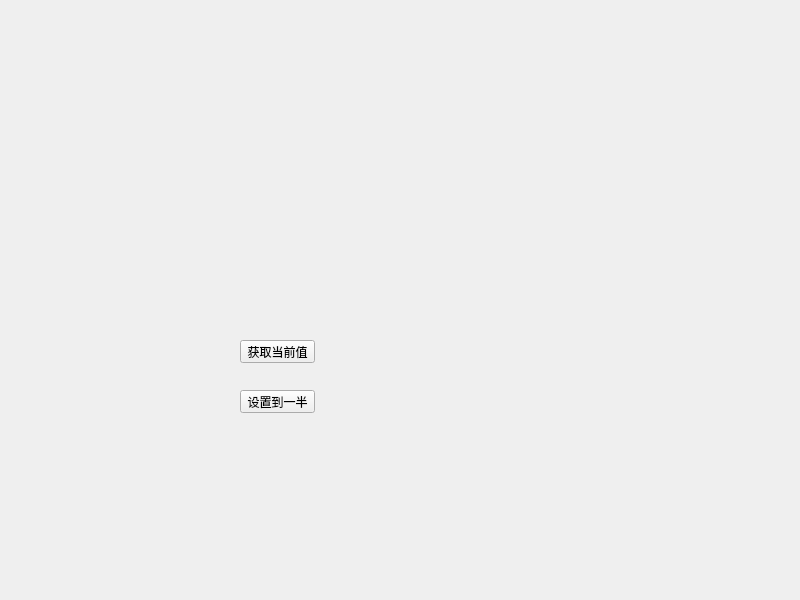
<?xml version="1.0" encoding="UTF-8"?>
<ui version="4.0">
 <class>Widget</class>
 <widget class="QWidget" name="Widget">
  <property name="geometry">
   <rect>
    <x>0</x>
    <y>0</y>
    <width>800</width>
    <height>600</height>
   </rect>
  </property>
  <property name="windowTitle">
   <string>Widget</string>
  </property>
  <widget class="Smallwidget" name="widget" native="true">
   <property name="geometry">
    <rect>
     <x>80</x>
     <y>80</y>
     <width>361</width>
     <height>81</height>
    </rect>
   </property>
  </widget>
  <widget class="QPushButton" name="btn_get">
   <property name="geometry">
    <rect>
     <x>240</x>
     <y>340</y>
     <width>75</width>
     <height>23</height>
    </rect>
   </property>
   <property name="text">
    <string>获取当前值</string>
   </property>
  </widget>
  <widget class="QPushButton" name="btn_set">
   <property name="geometry">
    <rect>
     <x>240</x>
     <y>390</y>
     <width>75</width>
     <height>23</height>
    </rect>
   </property>
   <property name="text">
    <string>设置到一半</string>
   </property>
  </widget>
 </widget>
 <customwidgets>
  <customwidget>
   <class>Smallwidget</class>
   <extends>QWidget</extends>
   <header location="global">smallwidget.h</header>
   <container>1</container>
  </customwidget>
 </customwidgets>
 <resources/>
 <connections/>
</ui>
